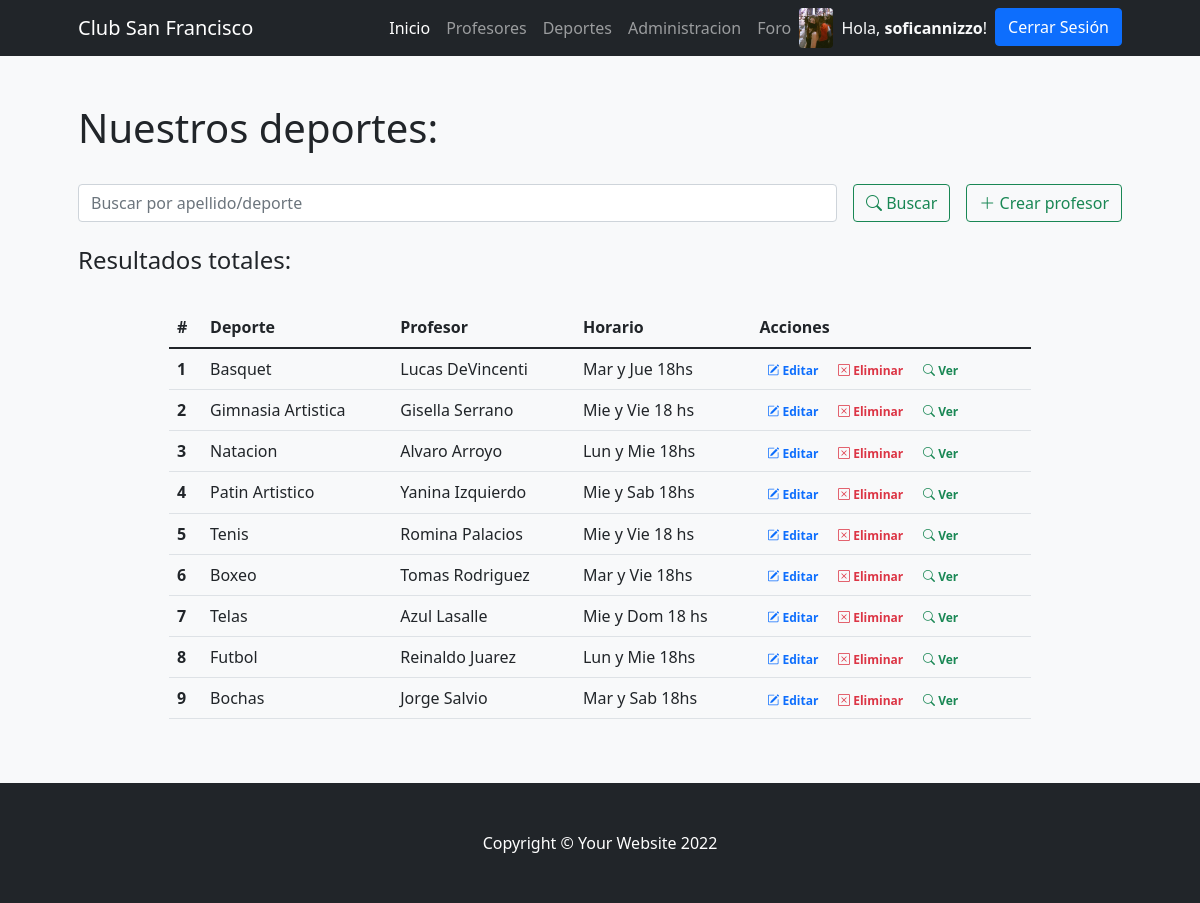
Screenshot of /PrimeraEntregaFinalApp/deportes (signed in) with the database file from the repository.
### PrimeraEntregaFinalApp/models.py (models this page shows)
class Avatar(models.Model):
    usuario = models.OneToOneField(User, on_delete=models.CASCADE)
    imagen = models.ImageField(upload_to='avatar/', blank=True, null=True)

class Deporte(models.Model):
    deporte = models.CharField(max_length=30)
    profesor = models.CharField(max_length=70)
    horario = models.CharField(max_length=60, default="Sin horario")

### PrimeraEntregaFinalApp/views.py (the view)
# urls.py: path('deportes', views.deportes, name="deportes"),
def deportes(request):
    if request.method == "POST":
        search = request.POST["search"]
        if search != "":
            deportes = Deporte.objects.filter( Q(profesor__icontains=search) | Q(deporte__icontains=search) ).values()
            return render(request, "PrimeraEntregaFinalApp/deportes.html",{"deportes":deportes, "search":True, "busqueda":search})
    deportes = Deporte.objects.all()
    print(deportes)
    return render(request, "PrimeraEntregaFinalApp/deportes.html", {"deportes": deportes})

### PrimeraEntregaFinalApp/templates/PrimeraEntregaFinalApp/deportes.html (shortened to what this page needs)
{%extends 'base.html'%}
{%load static%}
{%block contenidoPagina%}
<section class="bg-light py-5">
    <div class="container px-5">
        <h1>Nuestros deportes:</h1>
        <br>
        <div class="row gx-5 justify-content-center">
            <div class="col-lg-12">
                <form class="d-flex my-2 my-lg-0" action="" method="post">
                    <input class="flex-grow-0 form-control mr-sm-2" type="search" name="search" placeholder="Buscar por apellido/deporte" aria-label="Search">
                    <button class="btn btn-outline-success text-nowrap ms-3 my-2 my-sm-0" type="submit"> <i class="bi bi-search"></i> Buscar</button>
                    <a class="btn btn-outline-success text-nowrap ms-3 my-2 my-sm-0" href="{% url 'crear_deporte' %}"> <i class="bi bi-plus-lg"></i> Crear profesor</a>
                </form>
            </div>
        </div>
        <br>
        <h4>Resultados
            {% if search %}
                para "{{busqueda}}":
            {% else %}
                totales:
            {% endif %}
        </h4>
        <br>
        <div class="row gx-5 justify-content-center">
            <div class="col-lg-10 table-responsive">
                <table class="table table-theme">
                    <thead>
                        <tr>
                            <th scope="col">#</th>
                            <th scope="col">Deporte</th>
                            <th scope="col">Profesor</th>
                            <th scope="col">Horario</th>
                            <th scope="col">Acciones</th>
                        </tr>
                    </thead>
                    <tbody>
                        {% for deporte in deportes %}
                            <tr>
                                <th scope="row">{{forloop.counter}}</th>
                                <td>{{deporte.deporte}}</td>
                                <td>{{deporte.profesor}}</td>
                                <td>{{deporte.horario}}</td>
                                <td>
                                    <a href="{% url 'editar_deporte' deporte.id %}" class="text-primary badge badge-primary text-decoration-none"> <i class="bi bi-pencil-square"></i> Editar</a>
                                    <a href="{% url 'eliminar_deporte' deporte.id %}" class="text-danger badge badge-danger text-decoration-none"> <i class="bi bi-x-square"></i> Eliminar</a>
                                    <a href="{% url 'deporte_detail' deporte.id %}" class="text-success badge badge-success text-decoration-none"> <i class="bi bi-search"></i> Ver</a>
                                </td>
                            </tr>
                        {% endfor %}
                    </tbody>
                </table>
            </div>
        </div>
    </div>
</section>
{% endblock %}

### PrimeraEntregaFinalApp/templates/PrimeraEntregaFinalApp/base.html (shortened to what this page needs)
{% load static %}
<!DOCTYPE html>
<html lang="es">
    <head>
        <link rel="stylesheet" href="https://cdn.jsdelivr.net/npm/bootstrap-icons@1.8.3/font/bootstrap-icons.css">
        <link href="{% static 'css/styles.css' %}" rel="stylesheet" />
    </head>
    <body>
        <nav class="navbar navbar-expand-lg navbar-dark bg-dark">
            <div class="container px-5">
                <a class="navbar-brand" href="{% url 'inicio' %}">Club San Francisco</a>
                <div class="collapse navbar-collapse" id="navbarSupportedContent">
                    <ul class="navbar-nav ms-auto mb-2 mb-lg-0">
                        <li class="nav-item"><a class="nav-link active" aria-current="page" href="{% url 'inicio' %}">Inicio</a></li>
                        <li class="nav-item"><a class="nav-link" href="{% url 'profesores' %}">Profesores</a></li>
                        <li class="nav-item"><a class="nav-link" href="{% url 'deportes' %}">Deportes</a></li>
                        {% if user.is_authenticated %}
                            <li class="nav-item"><a class="nav-link" href="{% url 'administracion' %}">Administracion</a></li>
                            <li class="nav-item"><a class="nav-link" href="{% url 'foro' %}">Foro</a></li>
                        {% endif %}
                        {% if user.is_authenticated %}
                            {% if user.avatar.imagen.url %}
                                <img class="rounded" src="{{ user.avatar.imagen.url }}" alt="" srcset="" style="height: 40px;">
                            {% else %}
                                <i class="bi bi-person-circle text-light my-2"></i>
                            {% endif %}
                            <li class="nav-item"><p class="text-light my-2 mx-2"> Hola, <b>{{user.username}}</b>!</p></li>
                            <li class="nav-item"><a class="btn btn-primary" href="{% url 'logout' %}">Cerrar Sesión</a></li>
                        {% else %}
                            <li class="nav-item"><a class="btn btn-primary mx-2" href="{% url 'login' %}">Iniciar Sesión</a></li>
                            <li class="nav-item"><a class="btn btn-outline-primary" href="{% url 'register' %}">Registrarse</a></li>
                        {% endif %}
                    </ul>
                </div>
            </div>
        </nav>
        {% block contenidoPagina %}
        {% endblock %}
        <footer class="py-5 bg-dark footer">
            <div class="container px-5"><p class="m-0 text-center text-white">Copyright &copy; Your Website 2022</p></div>
        </footer>
    </body>
</html>

### rows the page displays
Deporte: deporte "Basquet", profesor "Lucas DeVincenti", horario "Mar y Jue 18hs"
Deporte: deporte "Gimnasia Artistica", profesor "Gisella Serrano", horario "Mie y Vie 18 hs"
Deporte: deporte "Natacion", profesor "Alvaro Arroyo", horario "Lun y Mie 18hs"
Deporte: deporte "Patin Artistico", profesor "Yanina Izquierdo", horario "Mie y Sab 18hs"
Deporte: deporte "Tenis", profesor "Romina Palacios", horario "Mie y Vie 18 hs"
Deporte: deporte "Boxeo", profesor "Tomas Rodriguez", horario "Mar y Vie 18hs"
Deporte: deporte "Telas", profesor "Azul Lasalle", horario "Mie y Dom 18 hs"
Deporte: deporte "Futbol", profesor "Reinaldo Juarez", horario "Lun y Mie 18hs"
Deporte: deporte "Bochas", profesor "Jorge Salvio", horario "Mar y Sab 18hs"

### other values shown
{{ user.username }} "soficannizzo"
